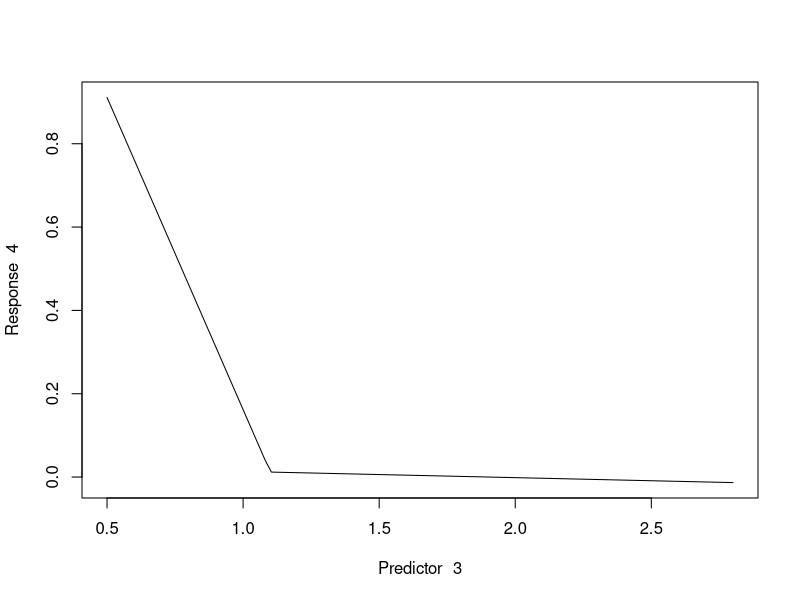

Write the R code that produced this figure.
library(polspline)


### Name: plot.polymars
### Title: Polymars: multivariate adaptive polynomial spline regression
### Aliases: plot.polymars
### Keywords: smooth nonlinear

### ** Examples

data(state)
state.pm <- polymars(state.region, state.x77, knots = 15, classify = TRUE, gcv = 1)
plot(state.pm, 3, 4)
